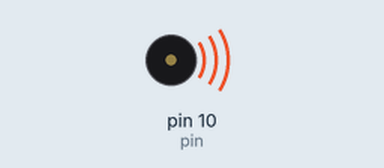
This sketch was run on a simulated Arduino Uno, built with avr-gcc and run on an emulated ATmega328P. On the bench: buzzer (waves = sounding).

Above: at 0.1 s.
At 2.2 s:
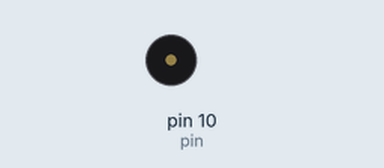
Timing chart, 0 to 3.7 s (numbered marks = the images above):
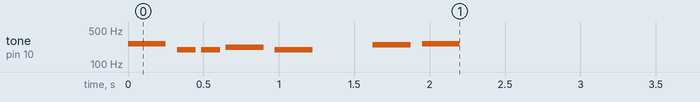

The sketch:

PlayAMelody.ino
```cpp
#include <pitches.h>

int melody[] = {
  NOTE_C4, NOTE_G3,NOTE_G3, NOTE_A3, NOTE_G3,0, NOTE_B3, NOTE_C4};

// note durations: 4 = quarter note, 8 = eighth note, etc.:
int noteDurations[] = {
  4, 8, 8, 4,4,4,4,4 };

int pin=10;

void setup()
{
  // iterate over the notes of the melody:
  for (int thisNote = 0; thisNote < 8; thisNote++) {

    // to calculate the note duration, take one second
    // divided by the note type.
    //e.g. quarter note = 1000 / 4, eighth note = 1000/8, etc.
    int noteDuration = 1000/noteDurations[thisNote];
    tone(pin, melody[thisNote],noteDuration);

    // to distinguish the notes, set a minimum time between them.
    // the note's duration + 30% seems to work well:
    int pauseBetweenNotes = noteDuration * 1.30;
    delay(pauseBetweenNotes);
    // stop the tone playing:
    noTone(pin);
  }
}

void loop()
{
  // put your main code here, to run repeatedly:

}
```
